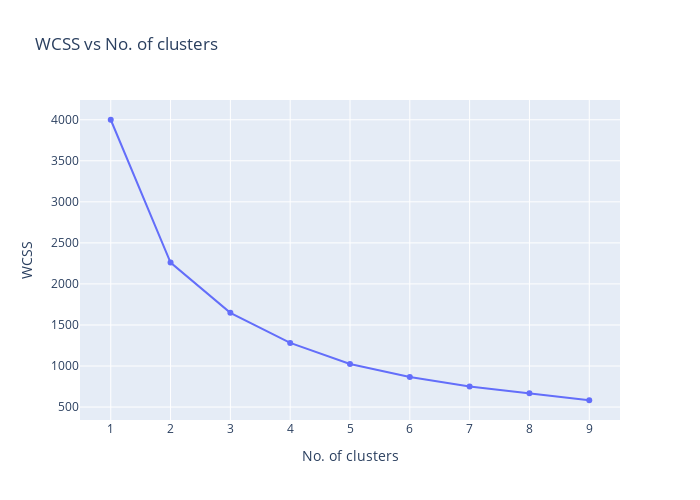

This figure's notebook cell:
### Code cell
fig = go.Figure()
fig.add_trace(go.Line(x = list(range(1, 10)), y = wcss))
fig.update_layout(xaxis_title = "No. of clusters", yaxis_title = "WCSS", title = "WCSS vs No. of clusters", width = 700, height = 500, xaxis = dict(tickvals = np.arange(1, 10)))

### Figure 1 — Plotly figure (JSON) as saved in the notebook; plotly's stock layout.template omitted (floating-point values rounded to 4 significant figures)
{"data": [{"type": "scatter", "x": [1, 2, 3, 4, 5, 6, 7, 8, 9], "y": [4000.0, 2260.0, 1648.0, 1281.0, 1024.0, 865.9, 750.9, 667.0, 583.0]}], "layout": {"height": 500, "title": {"text": "WCSS vs No. of clusters"}, "width": 700, "xaxis": {"tickvals": [1, 2, 3, 4, 5, 6, 7, 8, 9], "title": {"text": "No. of clusters"}}, "yaxis": {"title": {"text": "WCSS"}}}}
